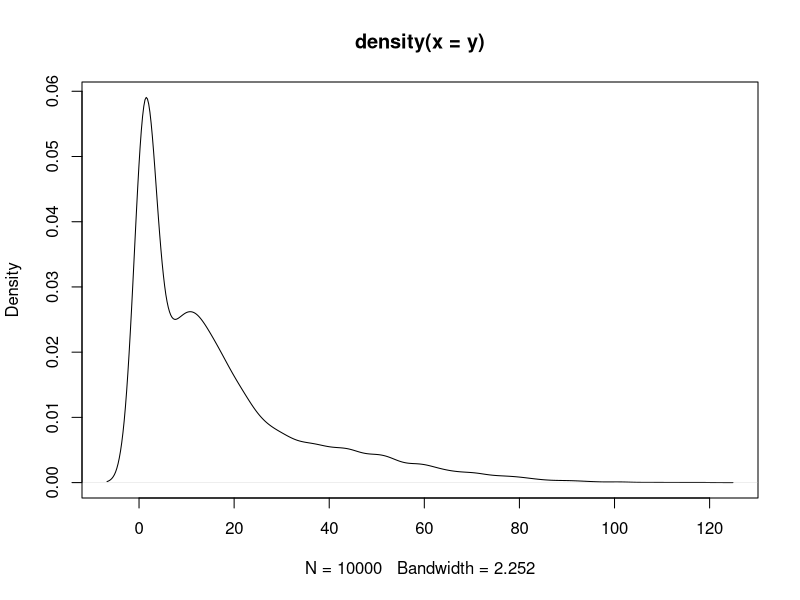

Reproduce this figure in R. (Note: this script raises an error after producing the figure.)
library(magrittr)
library(VGAM)


# k-Mixture Rayleigh Model
k = 3

# Data Generation
n = 10000
pi.TRUE = c(0.3, 0.4, 0.3)
sigma.TRUE = c(1, 10, 30)

set.seed(1)
z.TRUE = sample(1:k, size = n, replace = T, prob = pi.TRUE)
y = sapply(z.TRUE, function(z) rrayleigh(1, sigma.TRUE[z]))

plot(density(y))


##################################################


# EM Algorithm

# (1) Set initial values (by k-means)
set.seed(1)
cluster.kmeans = kmeans(y, centers = k)
init = list(pi = as.numeric(table(cluster.kmeans$cluster)/n)[order(cluster.kmeans$centers[,1])],
            sigma = as.numeric(sort(cluster.kmeans$centers[,1]*sqrt(2/pi))))

# (2) Algorithm
mixture_rayleigh = function(y, init, tol = 1e-05, max.iter = 1000) {
  n = length(y)
  k = length(init$pi)
  
  # E-step
  newpi    = init$pi
  newsigma = init$sigma
  
  # M-step
  pi = numeric(k)
  sigma = numeric(k)
  
  iter = 0
  
  while ((any(abs(sigma - newsigma)/abs(sigma) > tol) | any(abs(pi - newpi)/abs(pi) > tol)) & (iter<max.iter)) {
    # E-step
    pi = newpi
    sigma = newsigma
    w = t(replicate(n, pi)) * outer(y, sigma, drayleigh) / replicate(k, rowSums(t(replicate(n, pi)) * outer(y, sigma, drayleigh)))
    # M-step
    newpi = colSums(w)/n
    newsigma = sqrt(colSums(w*y^2)/2/colSums(w))
    
    iter = iter + 1

    cat('Iteration: ', iter, '\n')
  }
  
  # log likelihood
  w = t(replicate(n, newpi)) * outer(y, newsigma, drayleigh) / replicate(k, rowSums(t(replicate(n, newpi)) * outer(y, newsigma, drayleigh)))
  v = log(t(replicate(n, newpi)) * outer(y, newsigma, drayleigh))
  loglik = sum(w * log(t(replicate(n, newpi)) * outer(y, newsigma, drayleigh)))
  
  return(list(n = n, k = k, iter = iter, loglikelihood = loglik, init = init, pi = newpi, sigma = newsigma, max.iter = max.iter))
}

# (3) Execute iteration
mixture_rayleigh(y, init, max.iter = 30)
result$loglikelihood
v = result$v
w = result$w
product = w * v
sum(product[,1], na.rm = T)
sum(product[,1], na.rm = T) + sum(product[,2], na.rm = T)
output = cbind(v, w, n, )
# Tried k = 2, 
x1 = c(rep(1, 900)) %>% as.numeric()
x2 = c(rep(2, 900)) %>% as.numeric()
x3 = data.frame(x1, x2)
sum(x3[1]) + sum(x3[2])


# ------------------------------ Generate output--------------------------------#

#-------------k = 2, n = 10000--------------#
k = 2
n = 10000
pi.TRUE = c(0.3, 0.7)
sigma.TRUE = c(1, 10)
set.seed(1)
z.TRUE = sample(1:k, size = n, replace = T, prob = pi.TRUE)
y = sapply(z.TRUE, function(z) rrayleigh(1, sigma.TRUE[z]))
cluster.kmeans = kmeans(y, centers = k)
init = list(pi = as.numeric(table(cluster.kmeans$cluster)/n)[order(cluster.kmeans$centers[,1])],
            sigma = as.numeric(sort(cluster.kmeans$centers[,1]*sqrt(2/pi))))
result1 = unlist(mixture_rayleigh(y, init, max.iter = 15))
result2 = unlist(mixture_rayleigh(y, init, max.iter = 50))

#-------------k = 2, n = 1000--------------#
k = 2
n = 1000
pi.TRUE = c(0.3, 0.7)
sigma.TRUE = c(1, 10)
set.seed(1)
z.TRUE = sample(1:k, size = n, replace = T, prob = pi.TRUE)
y = sapply(z.TRUE, function(z) rrayleigh(1, sigma.TRUE[z]))
plot(density(y))
cluster.kmeans = kmeans(y, centers = k)
init = list(pi = as.numeric(table(cluster.kmeans$cluster)/n)[order(cluster.kmeans$centers[,1])],
            sigma = as.numeric(sort(cluster.kmeans$centers[,1]*sqrt(2/pi))))
result3 = unlist(mixture_rayleigh(y, init, max.iter = 15))
result4 = unlist(mixture_rayleigh(y, init, max.iter = 50))
result5 = unlist(mixture_rayleigh(y, init, max.iter = 5000))

#-------------k = 3, n = 10000--------------#
k = 3
n = 10000
pi.TRUE = c(0.3, 0.4, 0.3)
sigma.TRUE = c(1, 10, 20)
set.seed(1)
z.TRUE = sample(1:k, size = n, replace = T, prob = pi.TRUE)
y = sapply(z.TRUE, function(z) rrayleigh(1, sigma.TRUE[z]))
plot(density(y))
cluster.kmeans = kmeans(y, centers = k)
init = list(pi = as.numeric(table(cluster.kmeans$cluster)/n)[order(cluster.kmeans$centers[,1])],
            sigma = as.numeric(sort(cluster.kmeans$centers[,1]*sqrt(2/pi))))
result6 = unlist(mixture_rayleigh(y, init, max.iter = 15))
result7 = unlist(mixture_rayleigh(y, init, max.iter = 50))
result8 = unlist(mixture_rayleigh(y, init, max.iter = 5000))

#-------------k = 3, n = 1000 --------------#
n = 1000
pi.TRUE = c(0.3, 0.4, 0.3)
sigma.TRUE = c(1, 10, 20)
set.seed(1)
z.TRUE = sample(1:k, size = n, replace = T, prob = pi.TRUE)
y = sapply(z.TRUE, function(z) rrayleigh(1, sigma.TRUE[z]))
cluster.kmeans = kmeans(y, centers = k)
init = list(pi = as.numeric(table(cluster.kmeans$cluster)/n)[order(cluster.kmeans$centers[,1])],
            sigma = as.numeric(sort(cluster.kmeans$centers[,1]*sqrt(2/pi))))
result9 = unlist(mixture_rayleigh(y, init, max.iter = 15))
result10 = unlist(mixture_rayleigh(y, init, max.iter = 50))
result11 = unlist(mixture_rayleigh(y, init, max.iter = 5000))

k2 = rbind(result1, result2, result3, result4, result5)
k3 = rbind(result6, result7, result8, result9, result10, result11)

#------------if we remove NaN---------------#
mixture_rayleigh = function(y, init, tol = 1e-05, max.iter = 1000) {
  n = length(y)
  k = length(init$pi)
  
  # E-step
  newpi    = init$pi
  newsigma = init$sigma
  
  # M-step
  pi = numeric(k)
  sigma = numeric(k)
  
  iter = 0
  
  while ((any(abs(sigma - newsigma)/abs(sigma) > tol) | any(abs(pi - newpi)/abs(pi) > tol)) & (iter<max.iter)) {
    # E-step
    pi = newpi
    sigma = newsigma
    w = t(replicate(n, pi)) * outer(y, sigma, drayleigh) / replicate(k, rowSums(t(replicate(n, pi)) * outer(y, sigma, drayleigh)))
    # M-step
    newpi = colSums(w)/n
    newsigma = sqrt(colSums(w*y^2)/2/colSums(w))
    
    iter = iter + 1
    
    cat('Iteration: ', iter, '\n')
  }
  
  # log likelihood
  w = t(replicate(n, newpi)) * outer(y, newsigma, drayleigh) / replicate(k, rowSums(t(replicate(n, newpi)) * outer(y, newsigma, drayleigh)))
  v = log(t(replicate(n, newpi)) * outer(y, newsigma, drayleigh))
  loglik = sum(w * log(t(replicate(n, newpi)) * outer(y, newsigma, drayleigh)), na.rm = T)
  
  return(list(n = n, k = k, iter = iter, loglikelihood = loglik, init = init, pi = newpi, sigma = newsigma, max.iter = max.iter))
}

# k = 2, n = 10000
k = 2
n = 10000
pi.TRUE = c(0.3, 0.7)
sigma.TRUE = c(1, 10)
set.seed(1)
z.TRUE = sample(1:k, size = n, replace = T, prob = pi.TRUE)
y = sapply(z.TRUE, function(z) rrayleigh(1, sigma.TRUE[z]))
plot(density(y))
cluster.kmeans = kmeans(y, centers = k)
init = list(pi = as.numeric(table(cluster.kmeans$cluster)/n)[order(cluster.kmeans$centers[,1])],
            sigma = as.numeric(sort(cluster.kmeans$centers[,1]*sqrt(2/pi))))
result12 = unlist(mixture_rayleigh(y, init, max.iter = 30))
result13 = unlist(mixture_rayleigh(y, init, max.iter = 50))

#-------------k = 2, n = 1000--------------#
k = 2
n = 1000
pi.TRUE = c(0.3, 0.7)
sigma.TRUE = c(1, 10)
set.seed(1)
z.TRUE = sample(1:k, size = n, replace = T, prob = pi.TRUE)
y = sapply(z.TRUE, function(z) rrayleigh(1, sigma.TRUE[z]))
plot(density(y))
cluster.kmeans = kmeans(y, centers = k)
init = list(pi = as.numeric(table(cluster.kmeans$cluster)/n)[order(cluster.kmeans$centers[,1])],
            sigma = as.numeric(sort(cluster.kmeans$centers[,1]*sqrt(2/pi))))
result14 = unlist(mixture_rayleigh(y, init, max.iter = 15))
result15 = unlist(mixture_rayleigh(y, init, max.iter = 50))
result16 = unlist(mixture_rayleigh(y, init, max.iter = 5000))

#-------------k = 3, n = 10000--------------#
k = 3
n = 10000
pi.TRUE = c(0.3, 0.4, 0.3)
sigma.TRUE = c(1, 10, 20)
set.seed(1)
z.TRUE = sample(1:k, size = n, replace = T, prob = pi.TRUE)
y = sapply(z.TRUE, function(z) rrayleigh(1, sigma.TRUE[z]))
plot(density(y))
cluster.kmeans = kmeans(y, centers = k)
init = list(pi = as.numeric(table(cluster.kmeans$cluster)/n)[order(cluster.kmeans$centers[,1])],
            sigma = as.numeric(sort(cluster.kmeans$centers[,1]*sqrt(2/pi))))
result17 = unlist(mixture_rayleigh(y, init, max.iter = 15))
result18 = unlist(mixture_rayleigh(y, init, max.iter = 50))
result19 = unlist(mixture_rayleigh(y, init, max.iter = 5000))

#-------------k = 3, n = 1000 --------------#
n = 1000
z.TRUE = sample(1:k, size = n, replace = T, prob = pi.TRUE)
y = sapply(z.TRUE, function(z) rrayleigh(1, sigma.TRUE[z]))
plot(density(y))
cluster.kmeans = kmeans(y, centers = k)
init = list(pi = as.numeric(table(cluster.kmeans$cluster)/n)[order(cluster.kmeans$centers[,1])],
            sigma = as.numeric(sort(cluster.kmeans$centers[,1]*sqrt(2/pi))))
result20 = unlist(mixture_rayleigh(y, init, max.iter = 15))
result21 = unlist(mixture_rayleigh(y, init, max.iter = 50))
result22 = unlist(mixture_rayleigh(y, init, max.iter = 5000))

k2_removena = rbind(result12, result13, result14, result15, result16)
k3_removena = rbind(result17, result18, result19, result20, result21, result22)

library(openxlsx)
write.xlsx(k2, file = "rayleighk2.xlsx")
write.xlsx(k3, file = "rayleighk3.xlsx")
write.xlsx(k2_removena, file = "rayleighk2rm.xlsx")
write.xlsx(k3_removena, file = "rayleighk3rm.xlsx")
